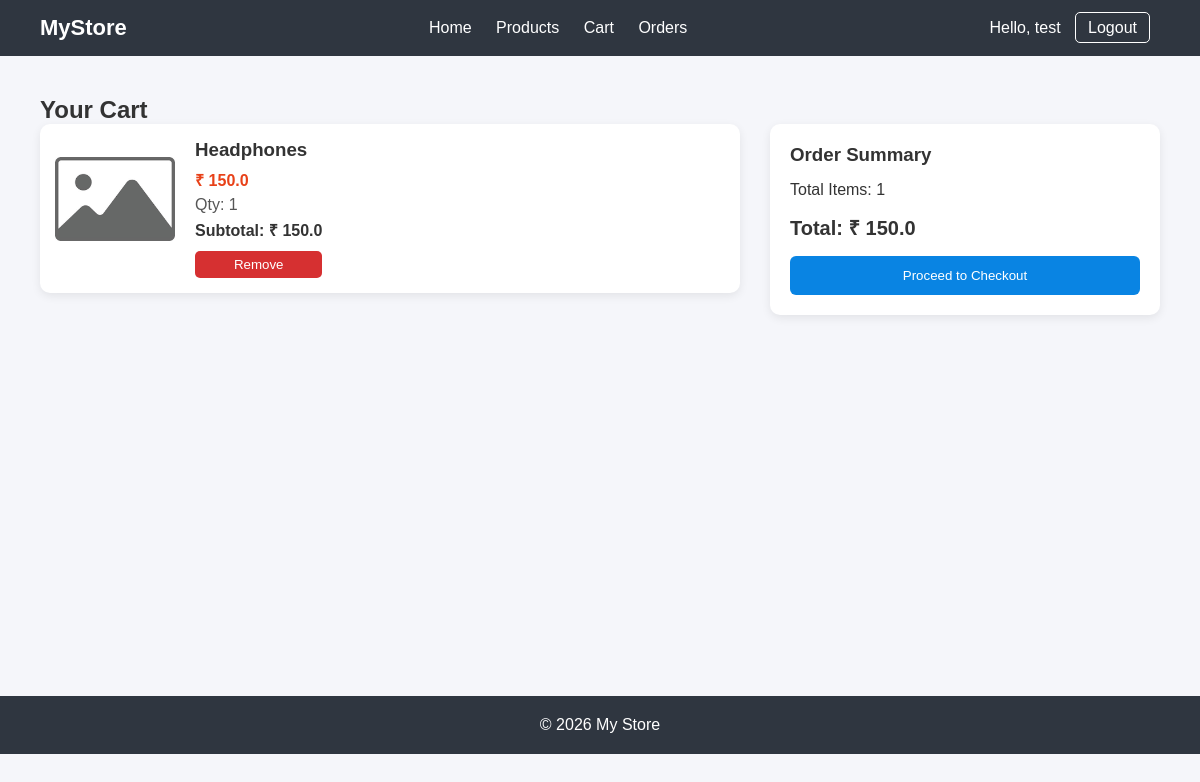
Screenshot of /cart (signed in) with the database file from the repository.
### tables this page shows
CREATE TABLE cart (
    id INTEGER PRIMARY KEY AUTOINCREMENT,
    user_id INTEGER,
    product_id INTEGER,
    quantity INTEGER,
    UNIQUE(user_id, product_id)
);

CREATE TABLE products (
    id INTEGER PRIMARY KEY AUTOINCREMENT,
    name TEXT NOT NULL,
    price REAL NOT NULL,
    description TEXT
);

### app/routes.py (the view, shortened to what this page needs)
@main.route('/cart')
def view_cart():
    if 'user_id' in session:
        from database.db import get_connection
        conn = get_connection()
        cursor = conn.cursor()
        cursor.execute("""
            SELECT p.*, c.quantity
            FROM cart c
            JOIN products p ON c.product_id = p.id
            WHERE c.user_id = ?
        """, (session['user_id'],))
        items = cursor.fetchall()
        conn.close()
    products = []
    final_total = 0
    for item in items:
        item = dict(item)
        item['subtotal'] = item['price'] * item['quantity']
        final_total += item['subtotal']
        products.append(item)
    return render_template("cart.html", products=products, final_total=final_total)

### database/db.py (called while the page is built)
def get_connection():
    connection = sqlite3.connect('database/store.db')
    connection.row_factory = sqlite3.Row
    return connection

### templates/cart.html (shortened to what this page needs)
{% extends "base.html" %}
{% block content %}
<h2 class="page-title">Your Cart</h2>
{% if products %}
<div class="cart-container">
    <div class="cart-items">
        {% for product in products %}
        <div class="cart-item">
            <div class="cart-image">
                <img src="{{ product.image if product.image else url_for('static', filename='images/no-image.png') }}">
            </div>
            <div class="cart-details">
                <h3>{{ product.name }}</h3>
                <p class="price">₹ {{ product.price }}</p>
                <p class="qty">Qty: {{ product.quantity }}</p>
                <p class="subtotal">Subtotal: ₹ {{ product.subtotal }}</p>
                <form action="/remove-from-cart/{{ product.id }}" method="POST">
                    <button class="remove-btn">Remove</button>
                </form>
            </div>
        </div>
        {% endfor %}
    </div>
    <div class="cart-summary">
        <h3>Order Summary</h3>
        <p>Total Items: {{ products|length }}</p>
        <p class="total">Total: ₹ {{ final_total }}</p>
        <form method="POST" action="/checkout">
            <button class="checkout-btn">Proceed to Checkout</button>
        </form>
    </div>
</div>
{% endif %}
{% endblock %}

### static/style.css (style rules this page uses)
* { margin: 0; padding: 0; box-sizing: border-box; }
body { font-family: Arial, sans-serif; background: #f5f6fa; color: #333; }
form button { width: 100%; padding: 10px; background: #0984e3; border: none; color: white; border-radius: 5px; cursor: pointer; }
.cart-container { display: flex; gap: 30px; flex-wrap: wrap; }
.cart-items { flex: 2; }
.cart-item { display: flex; gap: 20px; background: white; padding: 15px; border-radius: 10px; margin-bottom: 15px; box-shadow: 0 3px 10px rgba(0,0,0,0.08); }
.cart-image img { width: 120px; height: 120px; object-fit: contain; }
.cart-details h3 { margin-bottom: 8px; }
.cart-details .price { color: #e84118; font-weight: bold; }
.qty { margin: 5px 0; color: #555; }
.subtotal { margin-bottom: 10px; font-weight: bold; }
.remove-btn { background: #d63031; color: white; border: none; padding: 6px 10px; border-radius: 5px; cursor: pointer; }
.cart-summary { flex: 1; background: white; padding: 20px; border-radius: 10px; height: fit-content; box-shadow: 0 3px 10px rgba(0,0,0,0.08); }
.cart-summary h3 { margin-bottom: 15px; }
.cart-summary .total { font-size: 20px; font-weight: bold; margin: 15px 0; }
.checkout-btn { width: 100%; padding: 12px; background: #0984e3; color: white; border: none; border-radius: 6px; cursor: pointer; }

### rows the page displays
cart: name "Headphones", price "150.0", quantity "1", subtotal "150.0"

### other values shown
{{ session.get('user_name') }} "test"
{{ products|length }} "1"
{{ final_total }} "150.0"
